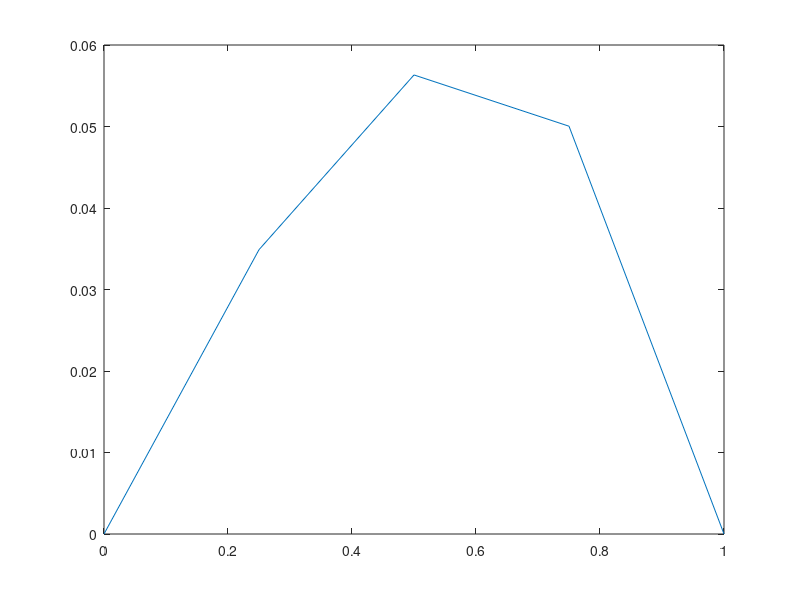

This chart was generated by the following MATLAB code:
# Diferential equiation
#   -d^2u(x)/dx^2 + u(x) - x = 0    (1)
#
# Edge conditions
#   u(0) = 0
#   u(1) = 0
#
# Discrete set
#   X = {0.0, 0.25, 0.5, 0.75, 1.0}
#
# Where
#   dx = 0.25
#   xs = 0.00 // Start time
#   xe = 1.00 // End time
#
# We already know u0(0) = 0 and u4(1) = 0
# then, we have to find u1(x1), u2(x2), u3(x3)
#
# Central numeric second order derivative
# d^2u(x)/dx^2 = -1 / (dx^2) * (u(xk - dx) - 2.0 * u(xk) + u(xk + dx))    (2)
#
# Replacing (2) in (1)
#
# -1 / (dx^2) * (u(xk - dx) - 2.0 * u(xk) + u(xk + dx)) + u(xk) - xk = 0
# -1 / (dx^2) * (u(xk - dx) - 2.0 * u(xk) + u(xk + dx)) + u(xk) = xk
#
# ------------------Then, repacing with x1, x2 and x3 --------------------------
#
# x1:
# -1 / (dx^2) * (u(x1 - dx) - 2.0 * u(x1) + u(x1 + dx)) + u(x1) = x1
# -1 / (dx^2) * (u(x0) - 2.0 * u(x1) + u(x2)) + u(x1) = x1
# -1 / (0.25^2) * (0.0 - 2.0 * u(x1) + u(x2)) + u(x1) = 0.25
# x2:
# -1 / (dx^2) * (u(x2 - dx) - 2.0 * u(x2) + u(x2 + dx)) + u(x2) = x2
# -1 / (dx^2) * (u(x1) - 2.0 * u(x2) + u(x3)) + u(x2) = x2
# -1 / (0.25^2) * (u(x1) - 2.0 * u(x2) + u(x3)) + u(x2) = 0.5
# x3:
# -1 / (dx^2) * (u(x3 - dx) - 2.0 * u(x3) + u(x3 + dx)) + u(x3) = x3
# -1 / (dx^2) * (u(x2) - 2.0 * u(x3) + u(x4)) + u(x3) = x3
# -1 / (0.25^2) * (u(x2) - 2.0 * u(x3) + 0.0)) + u(x3) = 0.75

# We get the following linear equiation system
# -1 / (0.25^2) * (0.0 - 2.0 * u(x1) + u(x2)) + u(x1) = 0.25
# -1 / (0.25^2) * (u(x1) - 2.0 * u(x2) + u(x3)) + u(x2) = 0.5
# -1 / (0.25^2) * (u(x2) - 2.0 * u(x3) + 0.0)) + u(x3) = 0.75

# Where we have 3 unknowns and 3 equations. Therefore, the system can be in
# matrix form, and that is what the code implements and solves

function contorno1

  M = [-2.0, 1.0, 0.0
        1.0, -2.0, 1.0
        0.0,  1.0,  -2.0];

  B = [1, 0, 0
       0, 1, 0
       0, 0, 1];

  b = [0.25; 0.5; 0.75];

  k = -1.0 / (0.25 * 0.25);

  A = k * M + B;

  u(1) = 0;
  u(5) = 0;

  u(2 : 4) = A \ b

  x = 0.0 : 0.25 : 1.0;
  plot(x, u);

endfunction
